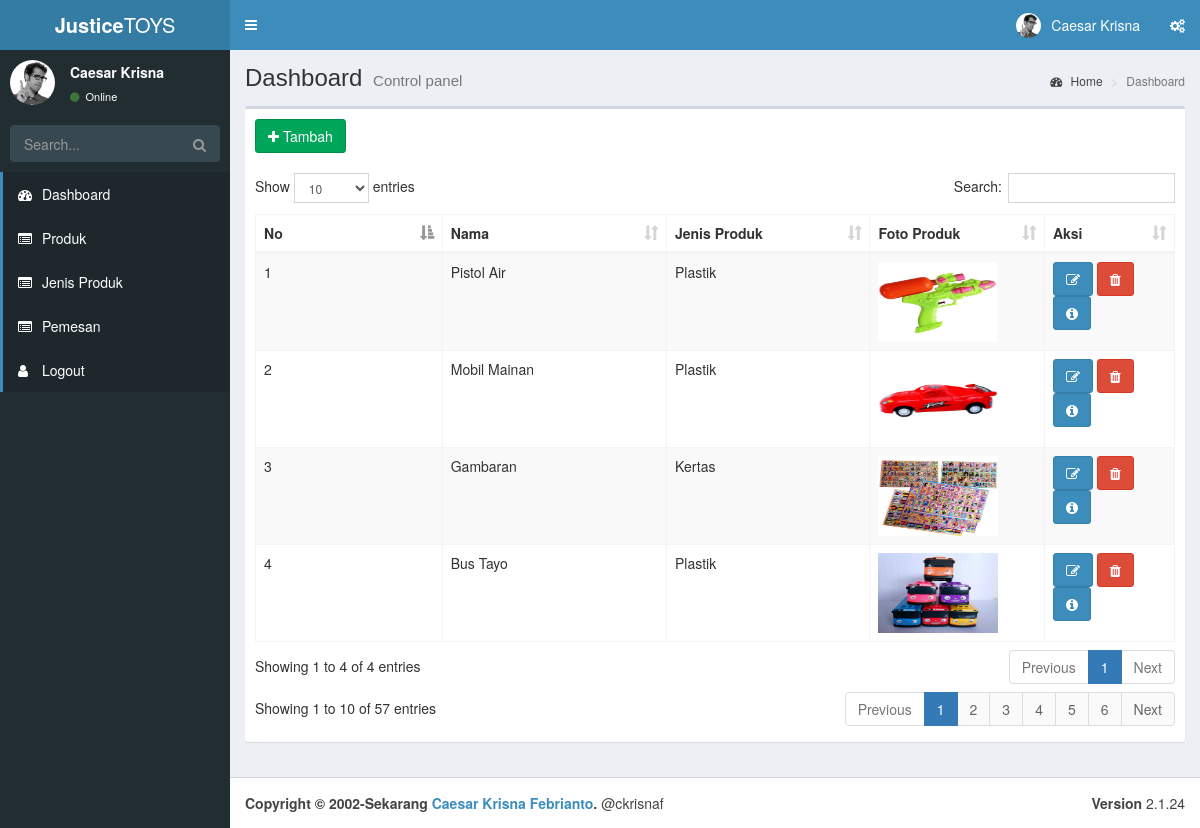
/Admin/index.php?page/admin=produk (signed in), run on the app's committed database.
### tables this page shows
CREATE TABLE `produk` (
  `id` int(11) NOT NULL AUTO_INCREMENT,
  `kode` varchar(45) DEFAULT NULL,
  `nama` varchar(45) NOT NULL,
  `harga` double NOT NULL,
  `stok` int(11) NOT NULL,
  `jenis_produk_id` int(11) DEFAULT NULL,
  `foto` varchar(200) DEFAULT NULL,
  PRIMARY KEY (`id`),
  UNIQUE KEY `id_UNIQUE` (`id`)
);

CREATE TABLE `jenis_produk` (
  `id` int(11) NOT NULL AUTO_INCREMENT,
  `nama` varchar(45) NOT NULL,
  PRIMARY KEY (`id`),
  UNIQUE KEY `id_UNIQUE` (`id`)
);

### Admin/content/admin/produk/index.php (the view, shortened to what this page needs)
<?php
require_once '../koneksi.php';
$query = "SELECT p.id, p.kode,p.nama,p.harga,p.stok,j.nama as jenis_produk,p.foto
FROM produk p left join jenis_produk j ON j.id = p.jenis_produk_id";
$rs = $dbh->query($query)
?>
<div class="row">
    <div class="col-md-12">
        <div class="box">
            <div class="box-header">
                <a href="index.php?page/admin=create_produk" class="btn btn-success btn-md"><span class="fa fa-plus"></span> Tambah</a>
            </div>
            <div class="box-body">
                <div id="example1_wrapper" class="dataTables_wrapper form-inline dt-bootstrap">
                    <div class="row">
                        <div class="col-sm-12">
                            <table id="example1" class="table table-bordered table-striped dataTable" role="grid" aria-describedby="example1_info">
                                <thead>
                                    <tr role="row">
                                        <th class="sorting_asc" tabindex="0" aria-controls="example1" rowspan="1" colspan="1" aria-sort="ascending" aria-label="Rendering engine: activate to sort column descending" style="width: 165.083px;">No</th>
                                        <th class="sorting" tabindex="0" aria-controls="example1" rowspan="1" colspan="1" aria-label="Browser: activate to sort column ascending" style="width: 204.25px;">Nama</th>
                                        <th class="sorting" tabindex="0" aria-controls="example1" rowspan="1" colspan="1" aria-label="Platform(s): activate to sort column ascending" style="width: 180.135px;">Jenis Produk</th>
                                        <th class="sorting" tabindex="0" aria-controls="example1" rowspan="1" colspan="1" aria-label="Engine version: activate to sort column ascending" style="width: 140.573px;">Foto Produk</th>
                                        <th class="sorting" tabindex="0" aria-controls="example1" rowspan="1" colspan="1" aria-label="CSS grade: activate to sort column ascending" style="width: 99.2917px;">Aksi</th>
                                    </tr>
                                </thead>
                                <tbody>
                                    <?php
                                    $nomor = 1;
                                    foreach ($rs as $r) {
                                    ?>
                                        <tr role="row" class="odd">
                                            <td class="sorting_1"><?= $nomor; ?></td>
                                            <td><?= $r['nama'] ?></td>
                                            <td><?= $r['jenis_produk'] ?></td>
                                            <td><?= "<img src='content/admin/produk/$r[foto]' width='120' height='80' />"; ?></td>
                                            <td>
                                                <a class="btn btn-primary" href="index.php?page/admin=edit_produk&id=<?= $r['id'] ?>"><span class="fa fa-edit"></a>
                                                <a onclick="return confirm('Apakah yakin data akan di hapus?')" href="content/admin/produk/delete.php?id=<?php echo $r['id']; ?>" class="btn btn-danger btn-md"><span class="fa fa-trash"></span></a>
                                                <a class="btn btn-primary" href="index.php?page/admin=detail_produk&id=<?= $r['id'] ?>"><span class="fa fa-info-circle"></a>
                                            </td>
                                        </tr>
                                    <?php $nomor++;
                                    }
                                    ?>
                                </tbody>
                            </table>
                        </div>
                    </div>
                    <div class=" row">
                        <div class="col-sm-5">
                            <div class="dataTables_info" id="example1_info" role="status" aria-live="polite">Showing 1 to 10 of 57 entries</div>
                        </div>
                        <div class="col-sm-7">
                            <div class="dataTables_paginate paging_simple_numbers" id="example1_paginate">
                                <ul class="pagination">
                                    <li class="paginate_button previous disabled" id="example1_previous"><a href="#" aria-controls="example1" data-dt-idx="0" tabindex="0">Previous</a></li>
                                    <li class="paginate_button active"><a href="#" aria-controls="example1" data-dt-idx="1" tabindex="0">1</a></li>
                                    <li class="paginate_button "><a href="#" aria-controls="example1" data-dt-idx="2" tabindex="0">2</a></li>
                                    <li class="paginate_button "><a href="#" aria-controls="example1" data-dt-idx="3" tabindex="0">3</a></li>
                                    <li class="paginate_button "><a href="#" aria-controls="example1" data-dt-idx="4" tabindex="0">4</a></li>
                                    <li class="paginate_button "><a href="#" aria-controls="example1" data-dt-idx="5" tabindex="0">5</a></li>
                                    <li class="paginate_button "><a href="#" aria-controls="example1" data-dt-idx="6" tabindex="0">6</a></li>
                                    <li class="paginate_button next" id="example1_next"><a href="#" aria-controls="example1" data-dt-idx="7" tabindex="0">Next</a></li>
                                </ul>
                            </div>
                        </div>
                    </div>
                </div>
            </div>
        </div>
    </div>
</div>

### Admin/index.php (shortened to what this page needs)
<!DOCTYPE html>
<html>
<head>
  <?php require_once('layouts/_partials/css.php'); ?>
</head>
<body class="hold-transition skin-blue sidebar-mini">
  <div class="wrapper">
    <?php require_once('layouts/navbar.php'); ?>
    <?php require_once('layouts/sidebar.php'); ?>
    <div class="content-wrapper">
      <section class="content-header">
        <h1>
          Dashboard
          <small>Control panel</small>
        </h1>
        <ol class="breadcrumb">
          <li><a href="#"><i class="fa fa-dashboard"></i> Home</a></li>
          <li class="active">Dashboard</li>
        </ol>
      </section>
      <section class="content">
        <?php
        if (isset($_GET['page/admin'])) {
          if ($_GET['page/admin'] == "produk") {
            include_once('content/admin/produk/index.php');
          } else if ($_GET['page/admin'] == "create_produk") {
            include_once('content/admin/produk/create.php');
          } else if ($_GET['page/admin'] == "edit_produk") {
            include_once('content/admin/produk/edit.php');
          } else if ($_GET['page/admin'] == "detail_produk") {
            include_once('content/admin/produk/detail.php');
          } else if ($_GET['page/admin'] == "jenis_produk") {
            include_once('content/admin/jenis_produk/index.php');
          } else if ($_GET['page/admin'] == "create_jenis_produk") {
            include_once('content/admin/jenis_produk/create.php');
          } else if ($_GET['page/admin'] == "edit_jenis_produk") {
            include_once('content/admin/jenis_produk/edit.php');
          } else if ($_GET['page/admin'] == "pemesan"){
              include_once('content/admin/pemesan/index.php');
          } else if($_GET['page/admin'] == "detail_pemesan") {
            include_once('content/admin/pemesan/detail.php');
          }
        } else {
          include_once('content/admin/dashboard/index.php');
        }
        ?>
      </section>
    </div>
    <?php require_once('layouts/footer.php'); ?>
  </div>
</body>
</html>

### Admin/layouts/_partials/css.php (shortened to what this page needs)
<link rel="stylesheet" href="../assets/bower_components/bootstrap/dist/css/bootstrap.min.css">
<link rel="stylesheet" href="../assets/bower_components/font-awesome/css/font-awesome.min.css">
<link rel="stylesheet" href="../assets/bower_components/Ionicons/css/ionicons.min.css">
<link rel="stylesheet" href="../assets/bower_components/datatables.net-bs/css/dataTables.bootstrap.min.css">
<link rel="stylesheet" href="../assets/dist/css/AdminLTE.min.css">
<link rel="stylesheet" href="../assets/dist/css/skins/_all-skins.min.css">

### Admin/layouts/navbar.php (shortened to what this page needs)
<header class="main-header">
  <a href="#" class="logo">
    <span class="logo-lg"><b>Justice</b>TOYS</span>
  </a>
  <nav class="navbar navbar-static-top">
    <a href="#" class="sidebar-toggle" data-toggle="push-menu" role="button">
    </a>
    <div class="navbar-custom-menu">
      <ul class="nav navbar-nav">
        <li class="dropdown user user-menu">
          <a href="#" class="dropdown-toggle" data-toggle="dropdown">
            <img src="../dist/img/user2-160x160.jpg" class="user-image" alt="User Image">
            <span class="hidden-xs">Caesar Krisna</span>
          </a>
        </li>
        <li>
          <a href="#" data-toggle="control-sidebar"><i class="fa fa-gears"></i></a>
        </li>
      </ul>
    </div>
  </nav>
</header>

### Admin/layouts/sidebar.php
<?php
$menus = [
    'Dashboard' => 'index.php',
    'Produk' => 'index.php?page/admin=produk',
    'Jenis Produk' => 'index.php?page/admin=jenis_produk',
    'Pemesan' => 'index.php?page/admin=pemesan',
    'Logout' => 'logout.php'
];
$icons = [
    'Dashboard' => 'fa fa-dashboard',
    'Pelanggan' => 'fa-list-alt',
    'Produk' => 'fa-list-alt',
    'Jenis Produk' => 'fa-list-alt',
    'Pemesan' => 'fa-list-alt',
    'Logout' => 'fa-user'
];
?>
<aside class="main-sidebar">
    <section class="sidebar">
        <div class="user-panel">
            <div class="pull-left image">
                <img src="../dist/img/user2-160x160.jpg" class="img-circle" alt="User Image">
            </div>
            <div class="pull-left info">
                <p>Caesar Krisna</p>
                <a href="#"><i class="fa fa-circle text-success"></i> Online</a>
            </div>
        </div>
        <form action="#" method="get" class="sidebar-form">
            <div class="input-group">
                <input type="text" name="q" class="form-control" placeholder="Search...">
                <span class="input-group-btn">
                    <button type="submit" name="search" id="search-btn" class="btn btn-flat"><i class="fa fa-search"></i>
                    </button>
                </span>
            </div>
        </form>
        <ul class="sidebar-menu">
            <?php foreach ($menus as $title => $link) : ?>
                <li class="active treeview">
                    <a href="<?= $link ?>">
                        <i class="fa fa- <?= $icons[$title]; ?>"></i>
                        <span><?= $title ?></span>
                    </a>
                </li>
            <?php endforeach ?>
        </ul>
    </section>
</aside>

### Admin/layouts/footer.php
<footer class="main-footer">
      <div class="pull-right hidden-xs">
        <b>Version</b> 2.1.24
      </div>
      <strong>Copyright &copy; 2002-Sekarang <a href="#">Caesar Krisna Febrianto</a>.</strong> @ckrisnaf
    </footer>

### data on the page
produk: nama "Pistol Air", jenis_produk.nama "Plastik", foto (picture)
produk: nama "Mobil Mainan", jenis_produk.nama "Plastik", foto (picture)
produk: nama "Gambaran", jenis_produk.nama "Kertas", foto (picture)
produk: nama "Bus Tayo", jenis_produk.nama "Plastik", foto (picture)

### other printed values
$title "Dashboard"
$title "Produk"
$title "Jenis Produk"
$title "Pemesan"
$title "Logout"
